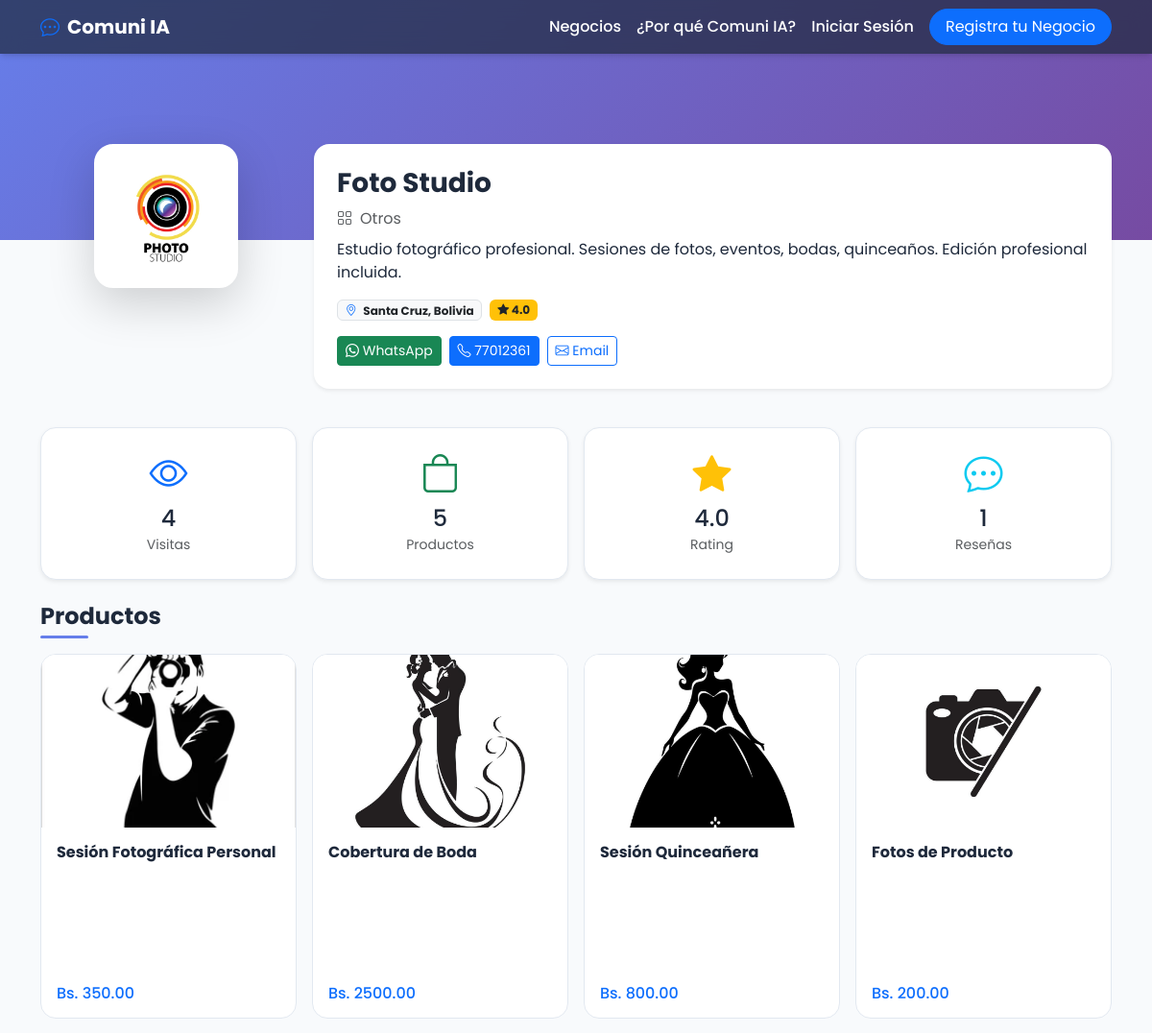
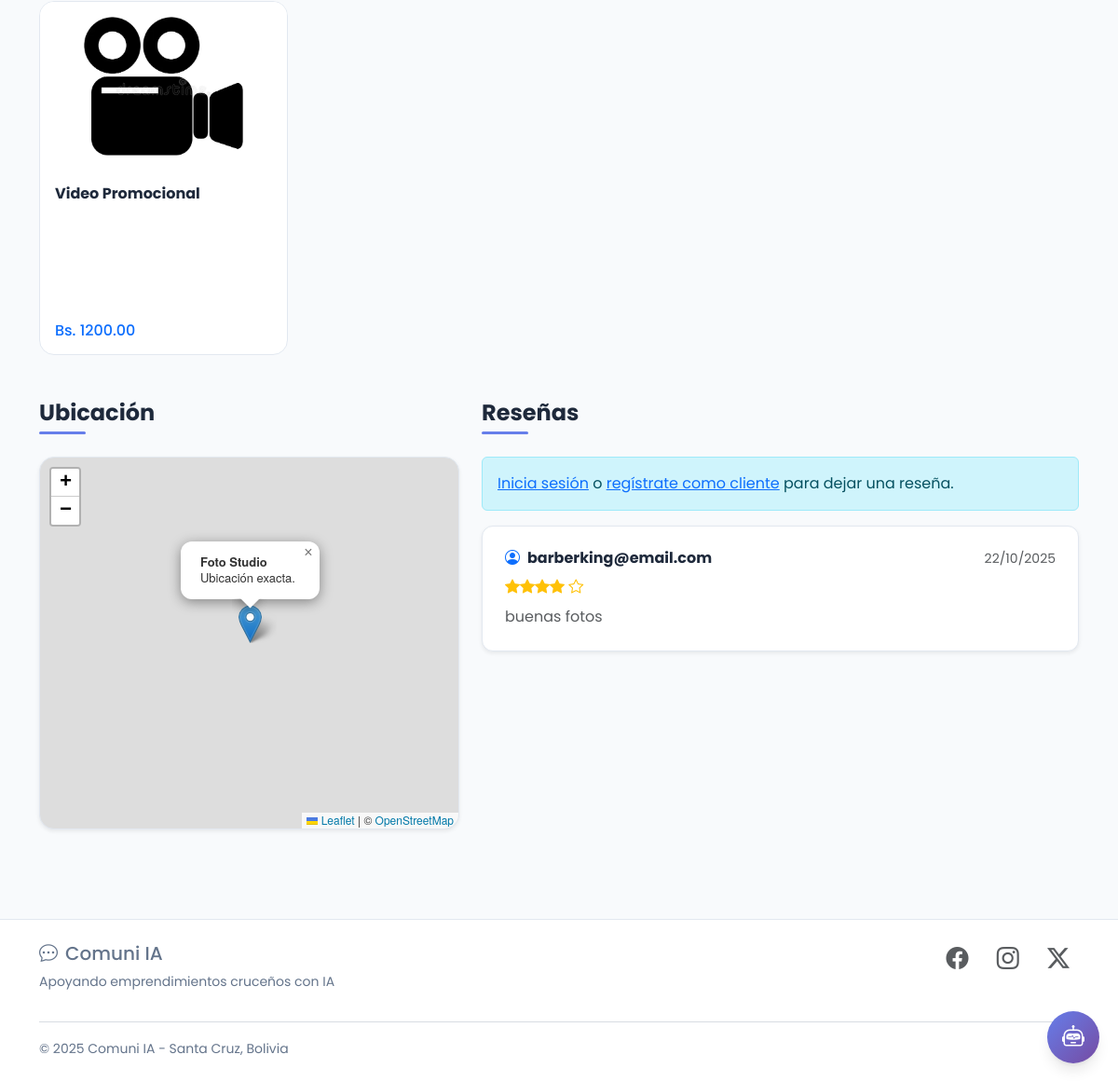
The app's page /profile/17 with its own data (2 pictures, top to bottom).
### app.py (models this page shows)
class Business(db.Model):
    __tablename__ = 'businesses'
    id = db.Column(db.Integer, primary_key=True)
    name = db.Column(db.String(160), nullable=False)
    description = db.Column(db.Text, nullable=False)
    logo = db.Column(db.String(500), nullable=True)  # Ruta relativa a static/uploads
    location = db.Column(db.String(160), nullable=False, default="Santa Cruz, Bolivia")
    category = db.Column(db.String(100), nullable=False, default="Servicios")
    phone = db.Column(db.String(20), nullable=True)
    nit = db.Column(db.String(20), nullable=True)  # NUEVO CAMPO
    latitude = db.Column(db.Float, nullable=True)
    longitude = db.Column(db.Float, nullable=True)
    email = db.Column(db.String(120), nullable=True)
    whatsapp = db.Column(db.String(20), nullable=True)
    reviews = db.relationship('Review', backref='business', lazy=True, cascade="all, delete-orphan")
    products = db.relationship('Product', backref='business', lazy=True, cascade="all, delete-orphan")
    favorited_by = db.relationship('User', secondary=favorites, lazy='subquery', backref=db.backref('favorite_businesses', lazy=True))
    viewed_by = db.relationship('User', secondary=business_views, lazy='subquery', backref=db.backref('viewed_businesses', lazy=True))
    is_active = db.Column(db.Boolean, default=True, nullable=False)

class Product(db.Model):
    __tablename__ = 'products'
    id = db.Column(db.Integer, primary_key=True)
    business_id = db.Column(db.Integer, db.ForeignKey('businesses.id'), nullable=False)
    name = db.Column(db.String(160), nullable=False)
    description = db.Column(db.Text, nullable=True)  # Descripción detallada del producto
    price = db.Column(db.Float, nullable=False)
    image_url = db.Column(db.String(500), nullable=True)  # Ruta relativa a static/uploads

class Review(db.Model):
    __tablename__ = 'reviews'
    id = db.Column(db.Integer, primary_key=True)
    business_id = db.Column(db.Integer, db.ForeignKey('businesses.id'), nullable=False)
    author = db.Column(db.String(120), nullable=False)
    rating = db.Column(db.Integer, nullable=False)
    comment = db.Column(db.Text, nullable=False)
    created_at = db.Column(db.DateTime, default=db.func.now())
    def to_dict(self):
        return {
            'id': self.id,
            'author': self.author,
            'rating': self.rating,
            'comment': self.comment,
            'created_at': self.created_at.strftime('%d/%m/%Y') if self.created_at else None
        }

### app.py (the view, shortened to what this page needs)
@app.route('/profile/<int:id>', strict_slashes=False)
def profile(id):
    business = Business.query.get_or_404(id)
    products = Product.query.filter_by(business_id=id).all()
    reviews_query = Review.query.filter_by(business_id=id).order_by(Review.created_at.desc()).all()
    avg_rating = db.session.query(db.func.avg(Review.rating)).filter_by(business_id=id).scalar() or 0
    is_owner = False
    is_favorited = False
    view_count = len(business.viewed_by)
    return render_template('profile.html', business=business, products=products,
                         reviews=[r.to_dict() for r in reviews_query],
                         avg_rating=round(avg_rating, 1), view_count=view_count,
                         is_owner=is_owner,
                         is_favorited=is_favorited)

### templates/profile.html (shortened to what this page needs)
{% extends "layout.html" %}
{% block head_extra %}
  <link rel="stylesheet" href="https://unpkg.com/leaflet@1.9.4/dist/leaflet.css"/>
{% endblock %}
{% block content %}
<div data-business-id="{{ business.id }}" data-is-owner="{{ 'true' if is_owner else 'false' }}" data-latitude="{{ business.latitude or '' }}" data-longitude="{{ business.longitude or '' }}">
<div class="profile-banner" style="background-image: linear-gradient(135deg, #667eea 0%, #764ba2 100%);"></div>
<div class="container pb-5">
  <div class="profile-header">
    <div class="row">
      <div class="col-md-3 text-center mb-3 position-relative">
        {% if business.logo %}
        <img src="{{ url_for('static', filename='uploads/' + business.logo) }}" class="profile-avatar shadow-lg mx-auto">
        {% else %}
        <div class="profile-avatar shadow-lg mx-auto d-flex align-items-center justify-content-center bg-light">
          <i class="bi bi-shop display-4 text-muted"></i>
        </div>
        {% endif %}
      </div>
      <div class="col-md-9">
        <div class="bg-white rounded-4 shadow-sm p-4 h-100">
          <div class="d-flex justify-content-between align-items-start">
            <div>
              <h1 class="h3 fw-bold mb-2">{{ business.name }}</h1>
            </div>
          </div>
          <p class="text-muted mb-2"><i class="bi bi-grid me-2"></i>{{ business.category }}</p>
          <p class="mb-3">{{ business.description }}</p>
          <div class="d-flex gap-2 flex-wrap mb-3">
            <span class="badge bg-light text-dark border"><i class="bi bi-geo-alt text-primary me-1"></i> {{ business.location }}</span>
            <span class="badge bg-warning text-dark"><i class="bi bi-star-fill"></i> {{ avg_rating if avg_rating > 0 else 'Nuevo' }}</span>
          </div>
          <div class="d-flex gap-2 flex-wrap">
            {% if business.whatsapp %}
            <a href="https://wa.me/{{ business.whatsapp }}" target="_blank" class="btn btn-success btn-sm">
              <i class="bi bi-whatsapp"></i> WhatsApp
            </a>
            {% endif %}
            {% if business.phone %}
            <a href="tel:{{ business.phone }}" class="btn btn-primary btn-sm">
              <i class="bi bi-telephone"></i> {{ business.phone }}
            </a>
            {% endif %}
            {% if business.email %}
            <a href="mailto:{{ business.email }}" class="btn btn-outline-primary btn-sm">
              <i class="bi bi-envelope"></i> Email
            </a>
            {% endif %}
          </div>
        </div>
      </div>
    </div>
  </div>
  <div class="row g-3 my-4">
    <div class="col-md-3 col-6">
      <div class="stats-box shadow-sm">
        <i class="bi bi-eye display-6 text-primary"></i>
        <h4 class="mt-2 mb-0">{{ view_count }}</h4>
        <small class="text-muted">Visitas</small>
      </div>
    </div>
    <div class="col-md-3 col-6">
      <div class="stats-box shadow-sm">
        <i class="bi bi-bag display-6 text-success"></i>
        <h4 class="mt-2 mb-0">{{ products|length }}</h4>
        <small class="text-muted">Productos</small>
      </div>
    </div>
    <div class="col-md-3 col-6">
      <div class="stats-box shadow-sm">
        <i class="bi bi-star-fill display-6 text-warning"></i>
        <h4 class="mt-2 mb-0">{{ avg_rating if avg_rating > 0 else 'N/A' }}</h4>
        <small class="text-muted">Rating</small>
      </div>
    </div>
    <div class="col-md-3 col-6">
      <div class="stats-box shadow-sm">
        <i class="bi bi-chat-dots display-6 text-info"></i>
        <h4 class="mt-2 mb-0">{{ reviews|length }}</h4>
        <small class="text-muted">Reseñas</small>
      </div>
    </div>
  </div>
  <section class="mb-5">
    <div class="d-flex justify-content-between align-items-center mb-3">
      <h2 class="section-title mb-0">Productos</h2>
    </div>
    <div id="products-list" class="row g-3">
      {% if products %}
        {% for product in products %}
        <div class="col-lg-3 col-md-4 col-sm-6 col-12">
          <div class="product-card-new" data-product-id="{{ product.id }}">
            <div class="product-card-inner">
              <div class="product-card-front">
                {% if product.image_url %}
                <img src="{{ url_for('static', filename='uploads/' + product.image_url) }}" class="product-img-new">
                {% else %}
                <div class="product-img-new bg-light d-flex align-items-center justify-content-center">
                  <i class="bi bi-image display-4 text-muted"></i>
                </div>
                {% endif %}
                <div class="p-3">
                  <h6 class="fw-bold mb-2">{{ product.name }}</h6>
                  <div class="d-flex justify-content-between align-items-center">
                    <span class="h6 text-primary mb-0">Bs. {{ "%.2f"|format(product.price) }}</span>
                  </div>
                </div>
              </div>
              <div class="product-card-back">
                <div class="d-flex justify-content-between align-items-start mb-3">
                  <h6 class="fw-bold mb-0">{{ product.name }}</h6>
                </div>
                <div class="product-description small">
                  {% if product.description %}
                  <p class="mb-3">{{ product.description }}</p>
                  {% else %}
                  <p class="text-muted">Sin descripción disponible</p>
                  {% endif %}
                </div>
                <div class="mt-auto">
                  <div class="d-flex justify-content-between align-items-center">
                    <span class="h6 text-primary mb-0">Bs. {{ "%.2f"|format(product.price) }}</span>
                  </div>
                </div>
              </div>
            </div>
          </div>
        </div>
        {% endfor %}
      {% endif %}
    </div>
  </section>
  <section class="mt-5">
    <div class="row g-4">
      <div class="col-lg-5">
        <h2 class="section-title">Ubicación</h2>
        <div id="profileMap" class="map-container shadow-sm"></div>
      </div>
      <div class="col-lg-7">
        <h2 class="section-title">Reseñas</h2>
        {% if session.user_id and not is_owner %}
        <div class="card shadow-sm mb-4">
          <div class="card-body p-4">
            <h5 class="card-title">Deja tu opinión</h5>
            <form id="reviewForm">
              <div class="mb-3">
                <label class="form-label">Calificación</label>
                <div id="ratingStars" class="text-warning" style="cursor: pointer; font-size: 1.5rem;">
                  <i class="bi bi-star" data-value="1"></i>
                  <i class="bi bi-star" data-value="2"></i>
                  <i class="bi bi-star" data-value="3"></i>
                  <i class="bi bi-star" data-value="4"></i>
                  <i class="bi bi-star" data-value="5"></i>
                </div>
                <input type="hidden" name="rating" id="ratingInput" required>
              </div>
              <div class="mb-3">
                <label for="comment" class="form-label">Comentario</label>
                <textarea class="form-control" id="comment" name="comment" rows="3" required></textarea>
              </div>
              <button type="submit" class="btn btn-primary">Enviar Reseña</button>
            </form>
          </div>
        </div>
        {% elif not session.user_id %}
        <div class="alert alert-info">
          <a href="{{ url_for('login', next=request.url) }}">Inicia sesión</a> o
          <a href="{{ url_for('register_client') }}">regístrate como cliente</a> para dejar una reseña.
        </div>
        {% endif %}
        <div id="reviews-list">
          {% if reviews %}
            {% for review in reviews %}
            <div class="review-box shadow-sm mb-3">
              <div class="d-flex justify-content-between mb-2">
                <h6 class="fw-bold mb-0"><i class="bi bi-person-circle text-primary me-2"></i>{{ review.author }}</h6>
                <small class="text-muted">{{ review.created_at }}</small>
              </div>
              <div class="text-warning mb-2">
                {% for i in range(review.rating) %}<i class="bi bi-star-fill"></i>{% endfor %}
                {% for i in range(5 - review.rating) %}<i class="bi bi-star"></i>{% endfor %}
              </div>
              <p class="text-muted mb-0">{{ review.comment }}</p>
            </div>
            {% endfor %}
          {% else %}
          <div class="col-12 text-center py-5">
            <i class="bi bi-star display-1 text-muted"></i>
            <h5 class="mt-3">Sin reseñas</h5>
            <p class="text-muted">Sé el primero en dejar una reseña.</p>
          </div>
          {% endif %}
        </div>
      </div>
    </div>
  </section>
</div>
</div>
{% endblock %}

### static/css/styles.css (style rules this page uses)
:root { --primary-color: #667eea; --secondary-color: #764ba2; --text-dark: #1e293b; --text-light: #64748b; --bg-light: #f8fafc; --white: #ffffff; --border-color: #e2e8f0; --shadow: 0 4px 6px -1px rgba(0, 0, 0, 0.1), 0 2px 4px -2px rgba(0, 0, 0, 0.1); --shadow-lg: 0 10px 15px -3px rgba(0, 0, 0, 0.1), 0 4px 6px -4px rgba(0, 0, 0, 0.1); }
body { font-family: 'Poppins', sans-serif; background-color: var(--bg-light); color: var(--text-dark); }
.profile-banner { height: 250px; position: relative; }
.profile-header { margin-top: -100px; position: relative; z-index: 10; }
.profile-avatar { width: 150px; height: 150px; border-radius: 20px; border: 5px solid var(--white); object-fit: cover; background: var(--white); }
.stats-box { background: var(--white); border: 1px solid var(--border-color); border-radius: 16px; padding: 1.5rem; text-align: center; transition: transform 0.3s ease, box-shadow 0.3s ease; }
.section-title { font-size: 1.5rem; font-weight: 700; color: var(--text-dark); margin-bottom: 1.5rem; position: relative; padding-bottom: 0.5rem; }
.section-title::after { content: ''; position: absolute; bottom: 0; left: 0; width: 50px; height: 3px; background: var(--primary-color); border-radius: 2px; }
.product-card-new { border-radius: 16px; position: relative; height: 380px; perspective: 1000px; }
.product-card-inner { position: relative; width: 100%; height: 100%; transition: transform 0.8s; transform-style: preserve-3d; }
.product-card-front, .product-card-back { position: absolute; width: 100%; height: 100%; -webkit-backface-visibility: hidden; backface-visibility: hidden; border-radius: 16px; border: 1px solid var(--border-color); background: var(--white); overflow: hidden; display: flex; flex-direction: column; }
.product-card-back { transform: rotateY(180deg); padding: 1.25rem; }
.product-img-new { height: 180px; object-fit: cover; width: 100%; }
.product-card-front .p-3 { flex-grow: 1; display: flex; flex-direction: column; justify-content: space-between; }
.product-description { flex-grow: 1; overflow-y: auto; margin: 1rem 0; }
.review-box { border-left: 4px solid var(--primary-color); border-radius: 12px; padding: 1.5rem; background: var(--white); border: 1px solid var(--border-color); transition: all 0.3s ease; }
.map-container { height: 400px; border-radius: 16px; z-index: 1; border: 1px solid var(--border-color); }

### records on screen
Business: logo (picture), name "Foto Studio", category "Otros", description "Estudio fotográfico profesional. Sesiones de fotos, eventos, bodas, quinceaños. Edición profesional incluida.", location "Santa Cruz, Bolivia", phone "77012361"
Product: image_url (picture), name "Sesión Fotográfica Personal", price "350.00"
Product: image_url (picture), name "Cobertura de Boda", price "2500.00"
Product: image_url (picture), name "Sesión Quinceañera", price "800.00"
Product: image_url (picture), name "Fotos de Producto", price "200.00"
Product: image_url (picture), name "Video Promocional", price "1200.00"
Review: author "barberking@email.com", created_at "22/10/2025", comment "buenas fotos"

### other values on screen
{{ avg_rating if avg_rating > 0 else 'Nuevo' }} "4.0"
{{ view_count }} "4"
{{ products|length }} "5"
{{ avg_rating if avg_rating > 0 else 'N/A' }} "4.0"
{{ reviews|length }} "1"
